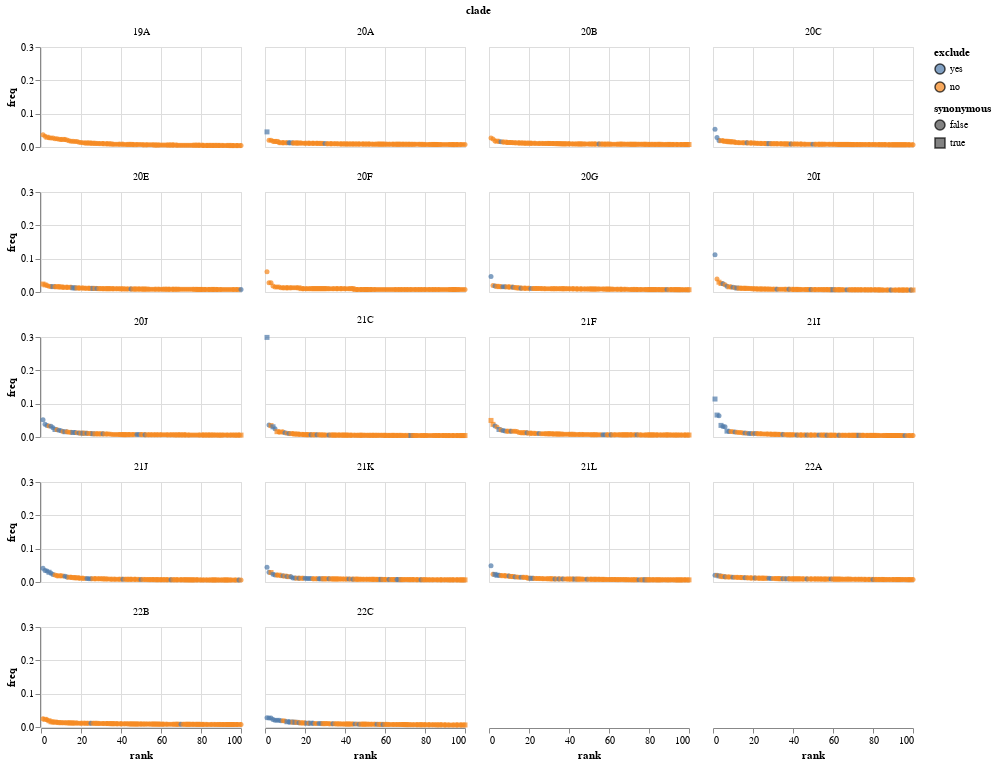

This figure's notebook cell:
### Markdown cell above
For each clade plot the top mutations as a fraction of all mutations in that clade, just using the "all" subset.

You can mouseover points to highlight mutations (which will highlight all mutations at that site on all facets), and click the legend to show/hide excluded or non-excluded mutations.

This plot is useful to look at to identifier apparent outlier sites with aberrantly high mutation counts that can then be specified for exclusion (note those specifications are done in the pipeline `config.yaml` file, and also all reversions from clade founder to reference may be excluded):

### Code cell
top_n = 100  # plot this many per clade

mutation_freqs = (
    mutation_counts
    .query("subset == 'all'")
    .sort_values(["clade", "count"], ascending=False)
    .groupby("clade")
    .head(n=top_n)
    .assign(
        freq=lambda x: x["count"] / x.groupby("clade")["count"].transform("sum"),
        rank=lambda x: x.groupby("clade")["freq"].rank(ascending=False, method="first"),
        exclude=lambda x: x["exclude"].map({True: "yes", False: "no"}),
    )
)

select_exclude = alt.selection_multi(
    fields=["exclude"], bind="legend", init=[{"exclude": "yes"}, {"exclude": "no"}],
)

select_site = alt.selection_single(
    fields=["nt_site"], on="mouseover", empty="none",
)

mutation_freqs_chart = (
    alt.Chart(mutation_freqs)
    .encode(
        x="rank",
        y="freq",
        strokeWidth=alt.condition(select_site, alt.value(2), alt.value(0)),
        color=alt.Color("exclude", scale=alt.Scale(domain=["yes", "no"])),
        shape=alt.Shape("synonymous"),
        size=alt.condition(select_site, alt.value(50), alt.value(25)),
        tooltip=["nt_site", "nt_mutation", "count", "freq"],
    )
    .mark_point(filled=True, stroke="black")
    .properties(width=200, height=100)
    .facet("clade", columns=4)
    .add_selection(select_exclude, select_site)
    .transform_filter(select_exclude)
)

mutation_freqs_chart

### Figure 1 — Vega-Lite specification as saved in the notebook (floating-point values rounded to 4 significant figures; data arrays with more than 128 entries replaced by an {"elided": "..."} marker saying what was removed)
{"config": {"view": {"continuousWidth": 400, "continuousHeight": 300}}, "data": {"name": "data-50157e31dd609a98cf7c9dab581ac6b5"}, "facet": {"field": "clade", "type": "nominal"}, "spec": {"mark": {"type": "point", "filled": true, "stroke": "black"}, "encoding": {"color": {"field": "exclude", "scale": {"domain": ["yes", "no"]}, "type": "nominal"}, "shape": {"field": "synonymous", "type": "nominal"}, "size": {"condition": {"value": 50, "selection": "selector002"}, "value": 25}, "strokeWidth": {"condition": {"value": 2, "selection": "selector002"}, "value": 0}, "tooltip": [{"field": "nt_site", "type": "quantitative"}, {"field": "nt_mutation", "type": "nominal"}, {"field": "count", "type": "quantitative"}, {"field": "freq", "type": "quantitative"}], "x": {"field": "rank", "type": "quantitative"}, "y": {"field": "freq", "type": "quantitative"}}, "height": 100, "selection": {"selector001": {"type": "multi", "fields": ["exclude"], "bind": "legend", "init": [{"exclude": "yes"}, {"exclude": "no"}]}, "selector002": {"type": "single", "fields": ["nt_site"], "on": "mouseover", "empty": "none"}}, "width": 200}, "columns": 4, "transform": [{"filter": {"selection": "selector001"}}], "$schema": "https://vega.github.io/schema/vega-lite/v4.17.0.json", "datasets": {"data-50157e31dd609a98cf7c9dab581ac6b5": {"elided": "1800 records"}}}
